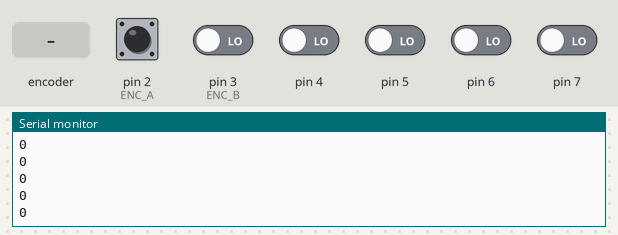
Simulated run of this sketch. Board: Arduino Uno, built with avr-gcc and run on an emulated ATmega328P. On the bench: the last lines printed to the serial monitor. The inputs (shaded band) are chosen by the test bench; at power-on: pin 2 (ENC_A) HIGH, pin 3 (ENC_B), pin 4–7 LOW.

Above: at 1.2 s.
1.3 s: rotary encoder on pin 2 (ENC_A) / pin 3 (ENC_B) turned 1 step (first pin leading)
At 1.41 s:
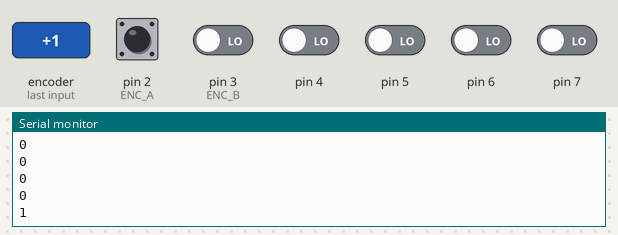
3.0 s: rotary encoder on pin 2 (ENC_A) / pin 3 (ENC_B) turned 1 step (first pin leading)
At 3.11 s:
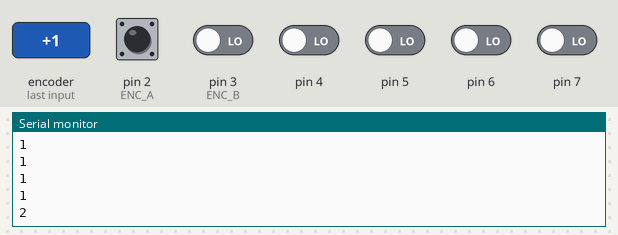
Timing chart, 0 to 6.0 s (numbered marks = the images above; inputs shaded):
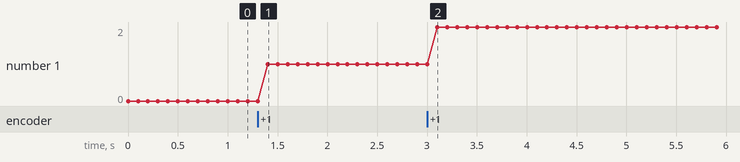

Measured:
- after the input at 1.3 s, the serial monitor: prints a new line after 0.10 s (image 1)
- after the input at 3.0 s, the serial monitor: prints a new line after 0.10 s (image 2)
- plotted number 1: 0 → 1 after the input at 1.3 s, 1 → 2 after the input at 3.0 s

The sketch:

lpd3086.ino
```cpp
#define ENC_A 2       // пин энкодера
#define ENC_B 3       // пин энкодера
#define ENC_TYPE 1    // тип энкодера, 0 или 1

volatile int encCounter;
volatile boolean state0, lastState, turnFlag;

void setup()
{
  Serial.begin(9600);
  attachInterrupt(0, int0, CHANGE);
}

void int0()
{
  state0 = bitRead(PIND, ENC_A);
  if (state0 != lastState)
  {
    #if (ENC_TYPE == 1)
    turnFlag = !turnFlag;
    if (turnFlag)
    {
        encCounter += (bitRead(PIND, ENC_B) != lastState) ? -1 : 1;
        #else
        encCounter += (bitRead(PIND, ENC_B) != lastState) ? -1 : 1;
        #endif
    }
    lastState = state0;
  }
}

void loop()
{
  Serial.println(encCounter);
  delay(100);
}
```
